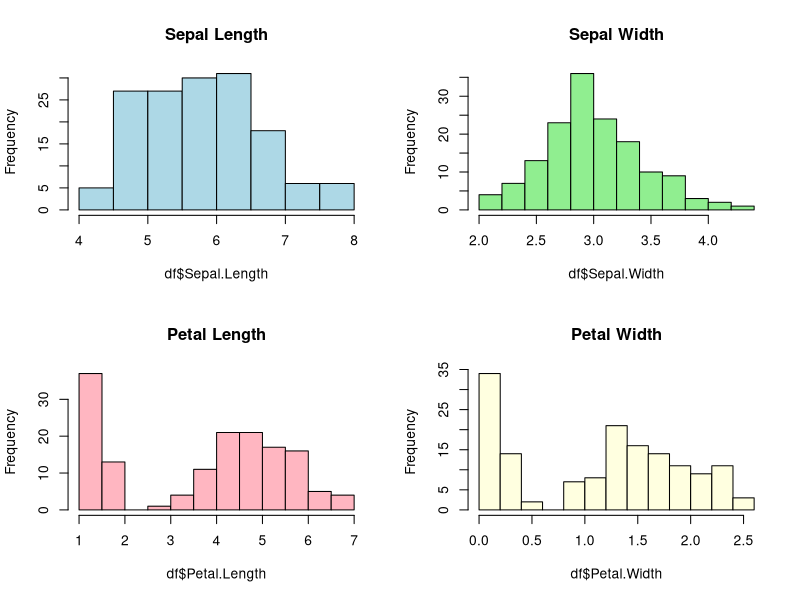
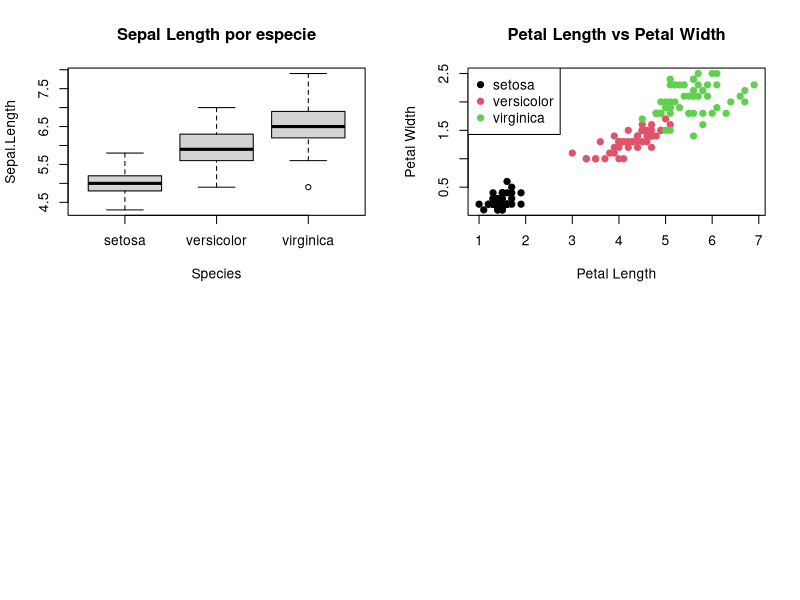

The R source for these figures, in order:

plot_histograms <- function(df) {
  par(mfrow = c(2, 2))
  hist(df$Sepal.Length, main = "Sepal Length", col = "lightblue")
  hist(df$Sepal.Width, main = "Sepal Width", col = "lightgreen")
  hist(df$Petal.Length, main = "Petal Length", col = "lightpink")
  hist(df$Petal.Width, main = "Petal Width", col = "lightyellow")
}

plot_boxplots <- function(df) {
  boxplot(Sepal.Length ~ Species, data = df, main = "Sepal Length por especie")
}

plot_scatter <- function(df) {
  plot(df$Petal.Length, df$Petal.Width,
       col = df$Species, pch = 19,
       main = "Petal Length vs Petal Width",
       xlab = "Petal Length", ylab = "Petal Width")
  legend("topleft", legend = levels(df$Species), col = 1:3, pch = 19)
}

data(iris)
plot_histograms(iris)
plot_boxplots(iris)
plot_scatter(iris)
